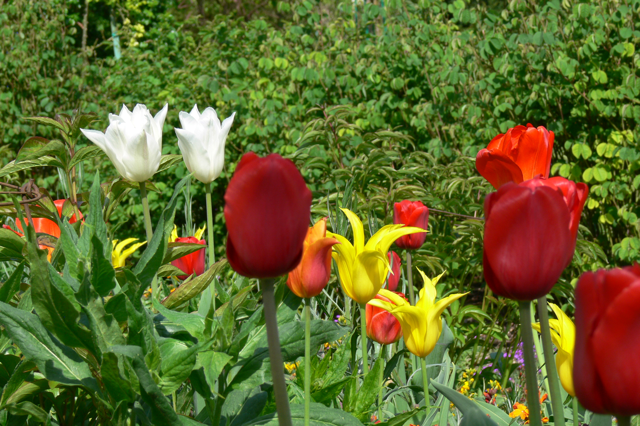
#> input picture ed6/flowers4.png, 640 x 426 px
$ python main.py
#> lines starting #> are read from the running program, lines starting #| are printed output that depends on the picture
import cv2
import numpy as np

import matplotlib.pyplot as plt

# img1 - imagem em tons de cinza e formato double
img = cv2.imread('flowers4.png', cv2.IMREAD_GRAYSCALE)
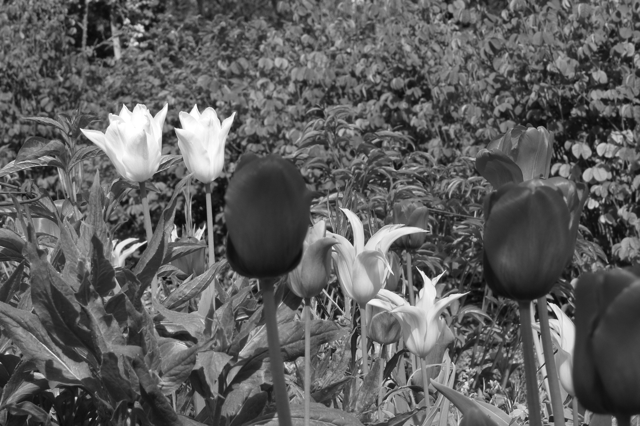
#> img: shape (426, 640); min 9, max 255, mean 94.6
img_double = img.astype(np.float64) / 255.0

plt.figure(figsize=(6, 6))
plt.title('Imagem em tons de cinza (double)')
plt.imshow(img_double, cmap='gray')
plt.axis('off')
plt.show()

# img2 - kernel 15x15 (média)
kU = np.ones((15, 15), dtype=np.float64) / (15 * 15)

plt.figure(figsize=(4, 4))
plt.title('Kernel Médio 15x15')
plt.imshow(kU, cmap='gray')
plt.colorbar()
plt.axis('off')
plt.show()
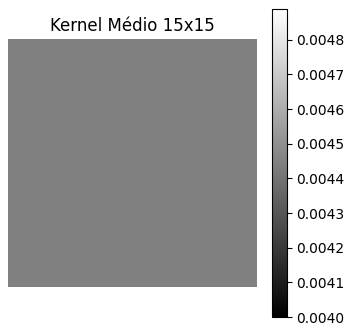
#> figure drawn by matplotlib, 2 panels

# img3- aplicar o kernel médio à imagem
imU = cv2.filter2D(img_double, -1, kU)
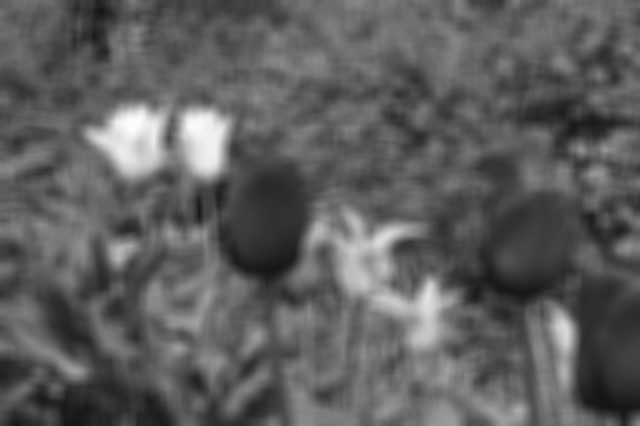
#> imU: shape (426, 640) float64; min 0.0797, max 0.997, mean 0.371

# img4 - kernel gaussiano 17x17 (sigma=5)
# sigma eh o desvio padrão da gaussiana
# half_width é a metade do tamanho do kernel (tamanho = 2*half_width + 1)
# serve pra definir o tamanho do kernel, quanto maior o half_width, mais suave a imagem
def kgauss(sigma, half_width):
  size = 2 * half_width + 1
  ax = np.arange(-half_width, half_width + 1)
  xx, yy = np.meshgrid(ax, ax)
  kernel = np.exp(-(xx**2 + yy**2) / (2 * sigma**2))
  kernel /= np.sum(kernel)
  return kernel

kG = kgauss(sigma=5, half_width=8)

plt.figure(figsize=(4, 4))
plt.title('Kernel Gaussiano 17x17 (sigma=5)')
plt.imshow(kG, cmap='gray')
plt.colorbar()
plt.axis('off')
plt.show()
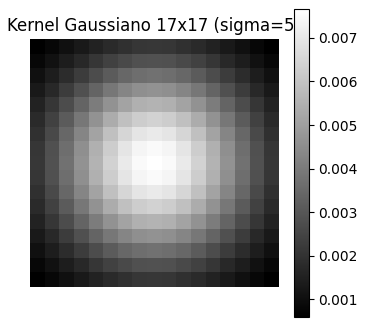
#> figure drawn by matplotlib, 2 panels

# img5 - aplicar o kernel gaussiano à imagem
imG = cv2.filter2D(img_double, -1, kG)

# img6 - imgs resultantes
plt.figure(figsize=(12, 6))
plt.subplot(1, 2, 1)
plt.title('Imagem com Kernel Médio (imU)')
plt.imshow(imU, cmap='gray')
plt.axis('off')

plt.subplot(1, 2, 2)
plt.title('Imagem com Kernel Gaussiano (imG)')
plt.imshow(imG, cmap='gray')
plt.axis('off')

plt.show()
